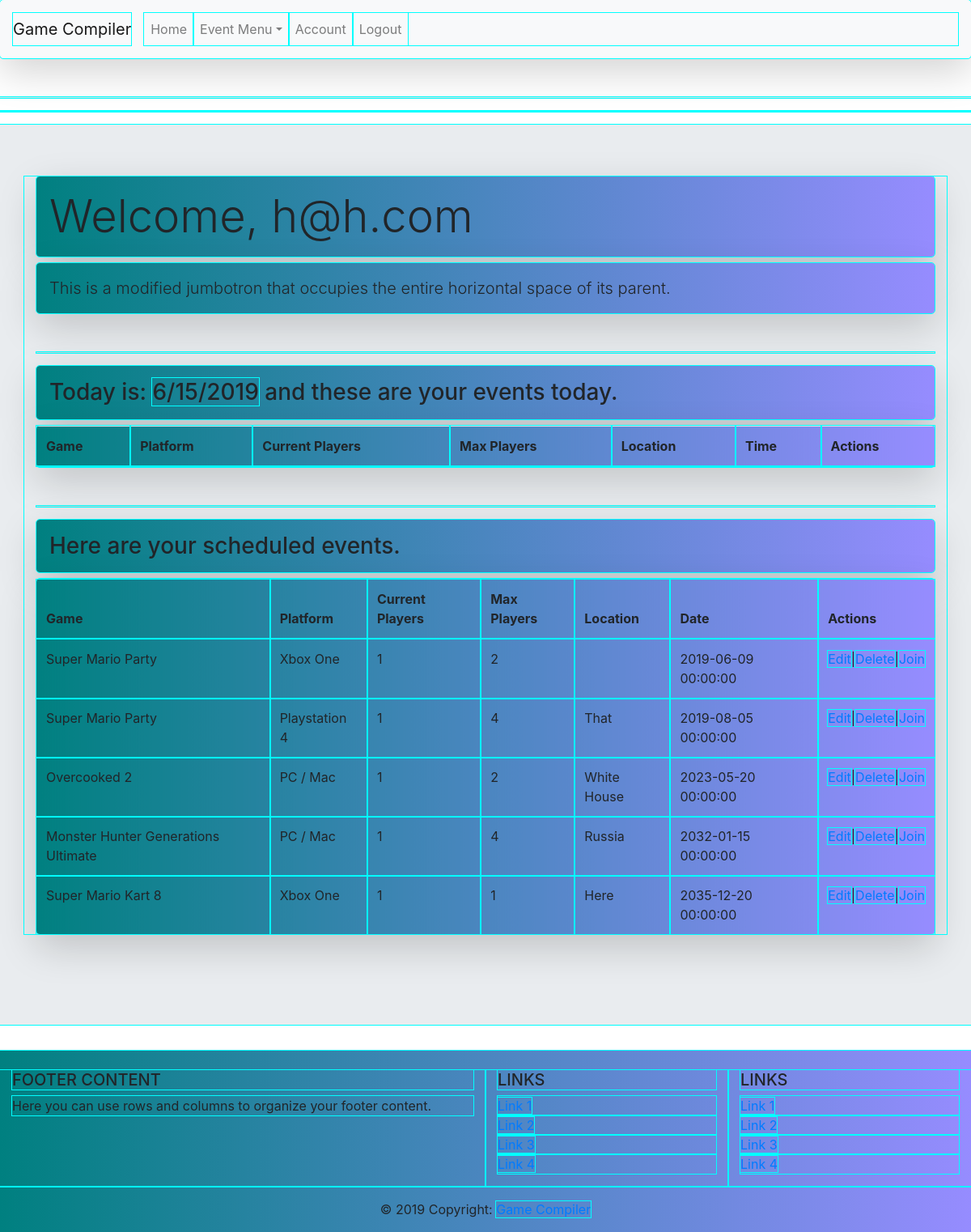
Page /welcome/user (signed in) on the earlier database version.
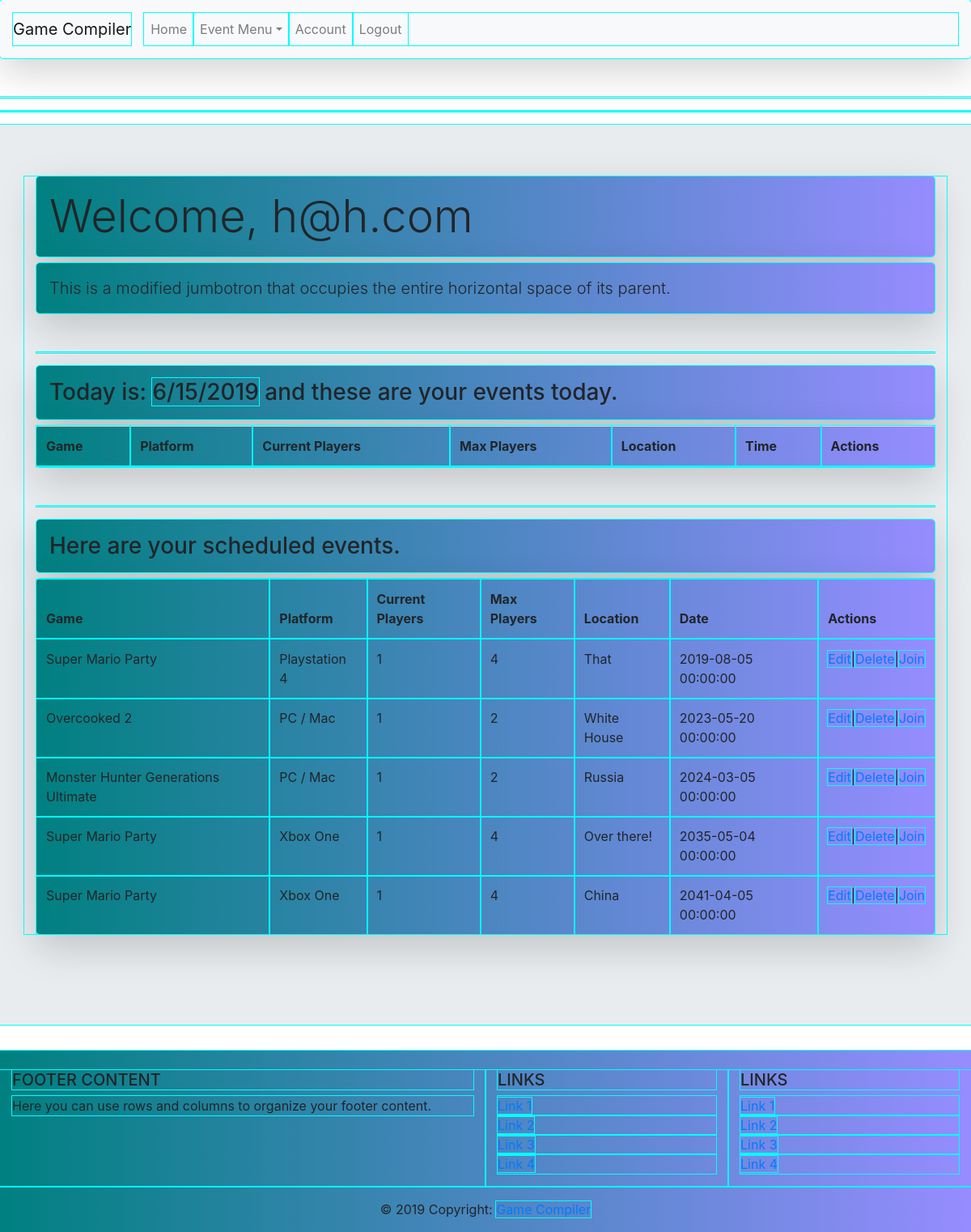
Same page on the later database version.
### app.py (models this page shows)
class Event(db.Model):
    __tablename__ = "event"
    id = db.Column(db.Integer, primary_key=True)
    game = db.Column(db.String(45))
    platform = db.Column(db.String(45))
    location = db.Column(db.String(90))
    event_date = db.Column(db.DateTime)
    event_time = db.Column(db.DateTime)
    max_players = db.Column(db.Integer)
    current_players = db.Column(db.Integer)
    created_at = db.Column(db.DateTime, server_default=func.now())
    updated_at = db.Column(db.DateTime, server_default=func.now(),
                           onupdate=func.now())
    users_for_events = db.relationship('User', secondary=users_events)

### app.py (the view)
@app.route("/welcome/user")
def welcome_user():
    if 'login' not in session:
        flash("Your are not logged in!")
        return redirect("/")
    else:
        todays_datetime = datetime(datetime.today().year, datetime.today().month, datetime.today().day)
        eventDateQuery = Event.query.filter(Event.users_for_events.any(id=session['userid']), Event.event_date == todays_datetime).order_by('event_date').all()
        eventQuery = Event.query.filter(Event.users_for_events.any(id=session['userid'])).order_by('event_date').all()
        return render_template("user_welcome.html", eventQuery=eventQuery, eventDateQuery=eventDateQuery)

### templates/user_welcome.html (shortened to what the changed rows need)
<!DOCTYPE html>
<html lang="en">
<head>
    <link href="https://stackpath.bootstrapcdn.com/bootstrap/4.3.1/css/bootstrap.min.css" rel="stylesheet">
    <link rel="stylesheet" type="text/css" href="../static/css/user_welcome.css">
</head>
<body>
    <div class="jumbotron jumbotron-fluid">
        <div class="container">
            <h1 class="display-4 shadow-lg p-3 mb-7 rounded customgrad">Welcome, {{ session.name }}</h1>
            <table class="table shadow-lg p-3 mb-5 bg-white rounded customgrad">
                <thead>
                    <tr>
                    <th scope="col">Game</th>
                    <th scope="col">Platform</th>
                    <th scope="col">Current Players</th>
                    <th scope="col">Max Players</th>
                    <th scope="col">Location</th>
                    <th scope="col">Time</th>
                    <th scope="col">Actions</th>
                    </tr>
                </thead>
            </table>
            <table class="table shadow-lg p-3 mb-5 bg-white rounded customgrad">
                <thead>
                    <tr>
                    <th scope="col">Game</th>
                    <th scope="col">Platform</th>
                    <th scope="col">Current Players</th>
                    <th scope="col">Max Players</th>
                    <th scope="col">Location</th>
                    <th scope="col">Date</th>
                    <th scope="col">Actions</th>
                    </tr>
                </thead>
                <tbody>
                    {% for event in eventQuery %}
                    <tr>
                    <td>{{ event.game }} </td>
                    <td>{{ event.platform }}</td>
                    <td>{{ event.current_players }}</td>
                    <td>{{ event.max_players }}</td>
                    <td>{{ event.location }}</td>
                    <td>{{ event.event_date }}</td>
                    <td><a href="/event/details/{{ event.id }}">Edit</a>|<a href="/delete/event/{{ event.id }}">Delete</a>|<a href="#">Join</a></td>
                    </tr>
                    {% endfor %}
                </tbody>
            </table>
        </div>
    </div>
</body>
</html>

Differences in the rows shown:
removed Event: game "Super Mario Kart 8", platform "Xbox One", current_players "1", max_players "1", location "Here", event_date "2035-12-20 00:00:00"
changed Event "Monster Hunter Generations Ultimate": max_players "4" → "2"; event_date "2032-01-15 00:00:00" → "2024-03-05 00:00:00"
changed Event: max_players "2" → "4"; location (not shown) → "Over there!"; event_date "2019-06-09 00:00:00" → "2035-05-04 00:00:00"; moves down the list
added Event: game "Super Mario Party", platform "Xbox One", current_players "1", max_players "4", location "China", event_date "2041-04-05 00:00:00"
